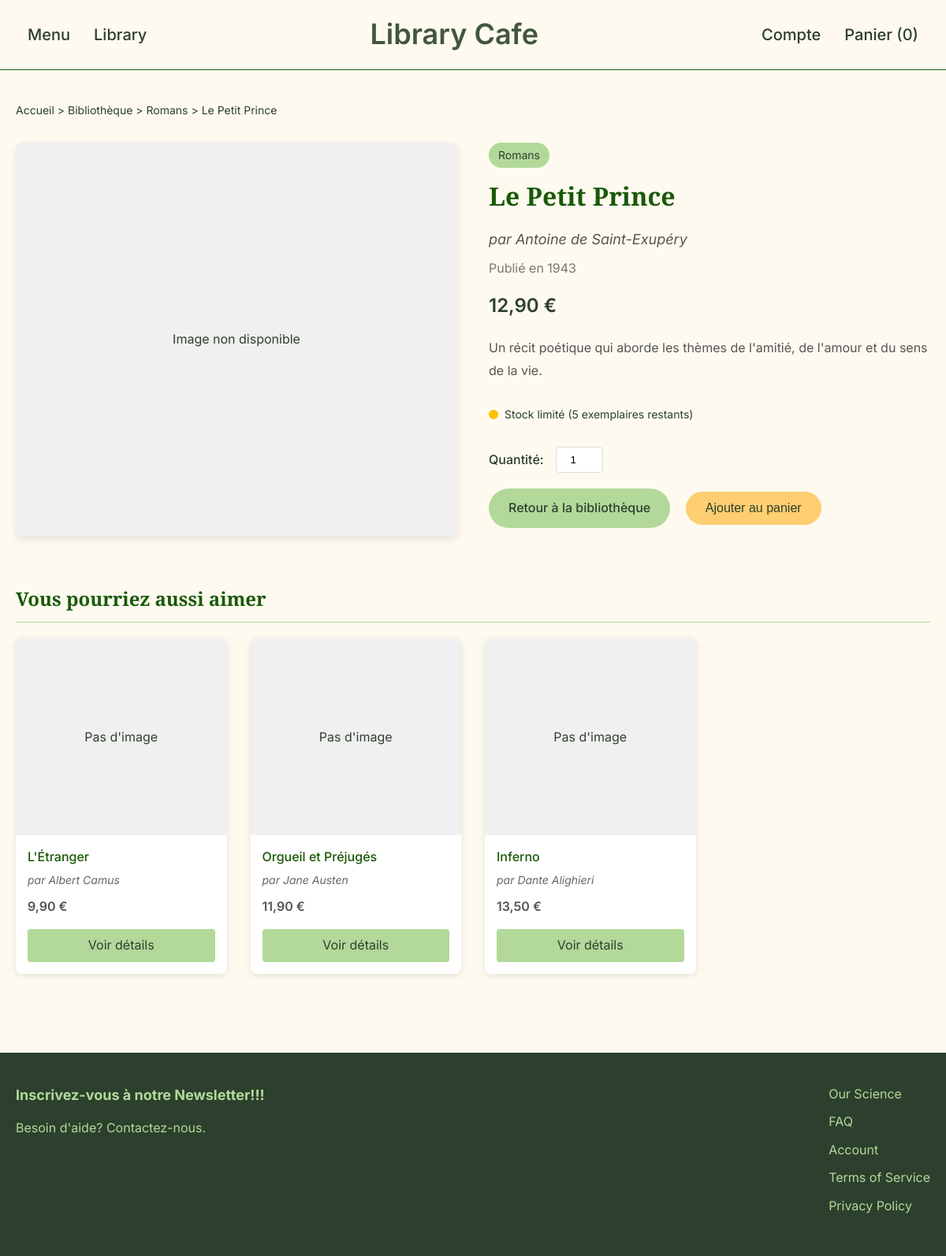
Page /livre.php?id=22 on the committed database.
### tables this page shows
CREATE TABLE `produits` (
  `id` int(11) NOT NULL,
  `nom` varchar(100) NOT NULL,
  `description` text DEFAULT NULL,
  `prix` decimal(5,2) NOT NULL,
  `stock` int(11) DEFAULT 100,
  `statut` varchar(50) DEFAULT 'Disponible',
  `image` varchar(255) DEFAULT NULL,
  `categorie_id` int(11) DEFAULT NULL,
  `categorie` varchar(50) DEFAULT NULL,
  `auteur` varchar(100) DEFAULT NULL,
  `annee` int(11) DEFAULT NULL,
  `type` varchar(20) DEFAULT 'Boisson',
  `fournisseur_id` int(11) DEFAULT NULL
);

CREATE TABLE `categories` (
  `id` int(11) NOT NULL,
  `nom` varchar(100) NOT NULL,
  `type` varchar(20) DEFAULT 'Boisson'
);

### livre.php (the view, shortened to what this page needs)
<?php
require_once 'bdd.php';
$id = intval($_GET['id']);
$stmt = $pdo->prepare("SELECT p.*, c.nom AS categorie_nom
                       FROM produits p
                       LEFT JOIN categories c ON p.categorie_id = c.id
                       WHERE p.id = ? AND p.type = 'Livre'");
$stmt->execute([$id]);
$livre = $stmt->fetch();
$livres_similaires = [];
if ($livre['categorie_id']) {
    $stmt = $pdo->prepare("SELECT * FROM produits
                           WHERE categorie_id = ? AND id != ? AND type = 'Livre'
                           LIMIT 4");
    $stmt->execute([$livre['categorie_id'], $id]);
    $livres_similaires = $stmt->fetchAll();
}
?>
<!DOCTYPE html>
<html lang="fr">
<head>
</head>
<body>
    <header>
        <div class="header-container">
            <nav class="left-nav">
                <ul>
                    <li><a href="menu.php">Menu</a></li>
                    <li><a href="library.php">Library</a></li>
                </ul>
            </nav>
            <a href="Accueil.php" class="logo">Library Cafe</a>
            <nav class="right-nav">
                <ul>
                    <li><a href="profil.php">Compte</a></li>
                    <li><a href="panier.php">Panier (<?= isset($_SESSION['panier']) ? count($_SESSION['panier']) : 0 ?>)</a></li>
                </ul>
            </nav>
        </div>
    </header>
    <main>
        <div class="container">
            <div class="breadcrumb">
                <a href="Accueil.php">Accueil</a> &gt;
                <a href="librairie.php">Bibliothèque</a> &gt;
                <?php if ($livre['categorie_id']): ?>
                    <a href="librairie.php?cat=<?= $livre['categorie_id'] ?>"><?= htmlspecialchars($livre['categorie_nom']) ?></a> &gt;
                <?php endif; ?>
                <span><?= htmlspecialchars($livre['nom']) ?></span>
            </div>
            <section class="book-detail">
                <div class="book-image">
                    <?php if (!empty($livre['image']) && file_exists($livre['image'])): ?>
                        <img src="<?= htmlspecialchars($livre['image']) ?>" alt="<?= htmlspecialchars($livre['nom']) ?>">
                    <?php else: ?>
                        <div style="width:100%; height:100%; display:flex; align-items:center; justify-content:center; background-color:#f0f0f0;">
                            <span>Image non disponible</span>
                        </div>
                    <?php endif; ?>
                </div>
                <div class="book-info">
                    <?php if ($livre['categorie_id']): ?>
                        <div class="book-category"><?= htmlspecialchars($livre['categorie_nom']) ?></div>
                    <?php endif; ?>
                    <h1 class="book-title"><?= htmlspecialchars($livre['nom']) ?></h1>
                    <?php if (!empty($livre['auteur'])): ?>
                        <div class="book-author">par <?= htmlspecialchars($livre['auteur']) ?></div>
                    <?php endif; ?>
                    <?php if (!empty($livre['annee'])): ?>
                        <div class="book-year">Publié en <?= $livre['annee'] ?></div>
                    <?php endif; ?>
                    <div class="book-price"><?= number_format($livre['prix'], 2, ',', ' ') ?> €</div>
                    <?php if (isset($livre['description']) && !empty($livre['description'])): ?>
                        <div class="book-description"><?= nl2br(htmlspecialchars($livre['description'])) ?></div>
                    <?php else: ?>
                        <div class="book-description">Aucune description disponible pour ce livre.</div>
                    <?php endif; ?>
                    <div class="book-stock">
                        <?php if ($livre['stock'] > 10): ?>
                            <div class="stock-indicator in-stock"></div>
                            <span>Disponible (<?= $livre['stock'] ?> exemplaires)</span>
                        <?php elseif ($livre['stock'] > 0): ?>
                            <div class="stock-indicator low-stock"></div>
                            <span>Stock limité (<?= $livre['stock'] ?> exemplaires restants)</span>
                        <?php else: ?>
                            <div class="stock-indicator out-of-stock"></div>
                            <span>Actuellement indisponible</span>
                        <?php endif; ?>
                    </div>
                    <div class="book-actions">
                        <form method="post" action="add_to_cart.php">
                            <div class="quantity-selector">
                                <label for="quantity">Quantité:</label>
                                <input type="number" id="quantity" name="quantité" value="1" min="1" max="<?= $livre['stock'] ?>" class="quantity-input">
                            </div>
                            <a href="librairie.php" class="back-btn">Retour à la bibliothèque</a>
                            <button type="submit" class="add-to-cart-btn" <?= $livre['stock'] <= 0 ? 'disabled' : '' ?>>
                                Ajouter au panier
                            </button>
                        </form>
                    </div>
                </div>
            </section>
            <?php if (!empty($livres_similaires)): ?>
                <section class="similar-books">
                    <h2 class="section-title">Vous pourriez aussi aimer</h2>
                    <div class="books-grid">
                        <?php foreach ($livres_similaires as $similaire): ?>
                            <div class="book-card">
                                <div class="card-image">
                                    <?php if (!empty($similaire['image']) && file_exists($similaire['image'])): ?>
                                        <img src="<?= htmlspecialchars($similaire['image']) ?>" alt="<?= htmlspecialchars($similaire['nom']) ?>">
                                    <?php else: ?>
                                        <div style="width:100%; height:100%; display:flex; align-items:center; justify-content:center; background-color:#f0f0f0;">
                                            <span>Pas d'image</span>
                                        </div>
                                    <?php endif; ?>
                                </div>
                                <div class="card-content">
                                    <h3 class="card-title"><?= htmlspecialchars($similaire['nom']) ?></h3>
                                    <?php if (!empty($similaire['auteur'])): ?>
                                        <div class="card-author">par <?= htmlspecialchars($similaire['auteur']) ?></div>
                                    <?php endif; ?>
                                    <div class="card-price"><?= number_format($similaire['prix'], 2, ',', ' ') ?> €</div>
                                    <a href="livre.php?id=<?= $similaire['id'] ?>" class="card-button">Voir détails</a>
                                </div>
                            </div>
                        <?php endforeach; ?>
                    </div>
                </section>
            <?php endif; ?>
        </div>
    </main>
    <footer>
        <div class="footer-container">
            <div class="footer-links">
                <h3>Inscrivez-vous à notre Newsletter!!!</h3>
                <p>Besoin d'aide? Contactez-nous.</p>
            </div>
            <div class="footer-links">
                <ul>
                    <li><a href="#">Our Science</a></li>
                    <li><a href="#">FAQ</a></li>
                    <li><a href="#">Account</a></li>
                    <li><a href="#">Terms of Service</a></li>
                    <li><a href="#">Privacy Policy</a></li>
                </ul>
            </div>
        </div>
    </footer>
</body>
</html>

### livre.php (style rules this page uses)
* { margin: 0; padding: 0; box-sizing: border-box; }
body { font-family: 'Inter', sans-serif; background-color: #FEFAEF; color: #2D402D; line-height: 1.6; }
.container { max-width: 1280px; margin: 0 auto; padding: 0 20px; }
header { background-color: #FEFAEF; border-bottom: 1px solid #195908; padding: 15px 0; }
.header-container { display: flex; justify-content: space-between; align-items: center; max-width: 1280px; margin: 0 auto; padding: 0 20px; }
.logo { font-family: 'Inter', sans-serif; font-size: 36px; font-weight: 600; color: #40573D; text-decoration: none; }
nav ul { display: flex; list-style: none; }
nav li { margin: 0 15px; }
nav a { color: #2D402D; text-decoration: none; font-weight: 500; font-size: 20px; }
main { padding: 40px 0; }
.breadcrumb { margin-bottom: 30px; font-size: 14px; }
.breadcrumb a { color: #2D402D; text-decoration: none; }
.book-detail { display: flex; gap: 40px; margin-bottom: 60px; }
.book-image { flex: 1; position: relative; border-radius: 8px; overflow: hidden; box-shadow: 0 4px 10px rgba(0,0,0,0.1); height: 500px; background-color: white; }
.book-info { flex: 1; }
.book-category { display: inline-block; background-color: #B2D99A; color: #2D402D; padding: 5px 12px; border-radius: 50px; font-size: 14px; margin-bottom: 10px; }
.book-title { font-family: 'Instrument Serif', serif; font-size: 32px; color: #195908; margin-bottom: 15px; }
.book-author { font-size: 18px; font-style: italic; color: #555; margin-bottom: 10px; }
.book-year { font-size: 16px; color: #777; margin-bottom: 15px; }
.book-price { font-size: 24px; font-weight: 600; margin-bottom: 20px; }
.book-description { margin-bottom: 30px; color: #555; line-height: 1.8; }
.book-stock { display: flex; align-items: center; margin-bottom: 20px; font-size: 14px; }
.stock-indicator { width: 12px; height: 12px; border-radius: 50%; margin-right: 8px; }
.low-stock { background-color: #ffc107; }
.book-actions { margin-top: 30px; }
.quantity-selector { display: flex; align-items: center; margin-bottom: 20px; }
.quantity-selector label { margin-right: 15px; font-weight: 500; }
.quantity-input { width: 60px; padding: 8px; text-align: center; border: 1px solid #ddd; border-radius: 4px; }
.add-to-cart-btn { display: inline-block; padding: 12px 25px; background-color: #FFCE70; color: #2D402D; border: none; border-radius: 50px; font-weight: 500; cursor: pointer; font-size: 16px; transition: background-color 0.3s; }
.back-btn { display: inline-block; padding: 12px 25px; background-color: #B2D99A; color: #2D402D; text-decoration: none; border-radius: 50px; font-weight: 500; margin-right: 15px; }
.similar-books { margin-top: 60px; }
.section-title { font-family: 'Instrument Serif', serif; font-size: 24px; color: #195908; margin-bottom: 20px; padding-bottom: 10px; border-bottom: 1px solid #B2D99A; }
.books-grid { display: grid; grid-template-columns: repeat(auto-fill, minmax(250px, 1fr)); gap: 30px; }
.book-card { background-color: white; border-radius: 8px; overflow: hidden; box-shadow: 0 2px 8px rgba(0,0,0,0.1); transition: transform 0.3s; }
.card-image { height: 250px; overflow: hidden; }
.card-content { padding: 15px; }
.card-title { font-weight: 500; margin-bottom: 5px; color: #195908; font-size: 16px; }
.card-author { font-style: italic; color: #666; margin-bottom: 10px; font-size: 14px; }
.card-price { color: #555; font-weight: 600; margin-bottom: 15px; }
.card-button { display: block; width: 100%; padding: 8px 0; background-color: #B2D99A; color: #2D402D; text-align: center; border-radius: 4px; text-decoration: none; transition: background-color 0.3s; }
footer { background-color: #2D402D; color: #B2D99A; padding: 40px 0; margin-top: 60px; }
.footer-container { display: flex; justify-content: space-between; max-width: 1280px; margin: 0 auto; padding: 0 20px; }
.footer-links h3 { font-size: 18px; margin-bottom: 15px; }
.footer-links ul { list-style: none; }
.footer-links li { margin-bottom: 10px; }
.footer-links a { color: #B2D99A; text-decoration: none; }

### rows in the picture
produits: categorie.nom "Romans", nom "Le Petit Prince", auteur "Antoine de Saint-Exupéry", annee "1943", prix "12,90", description "Un récit poétique qui aborde les thèmes de l'amitié, de l'amour et du sens de la vie.", stock "5"
produits: shows "Pas d'image", nom "L'Étranger", auteur "Albert Camus", prix "9,90"
produits: shows "Pas d'image", nom "Orgueil et Préjugés", auteur "Jane Austen", prix "11,90"
produits: shows "Pas d'image", nom "Inferno", auteur "Dante Alighieri", prix "13,50"
